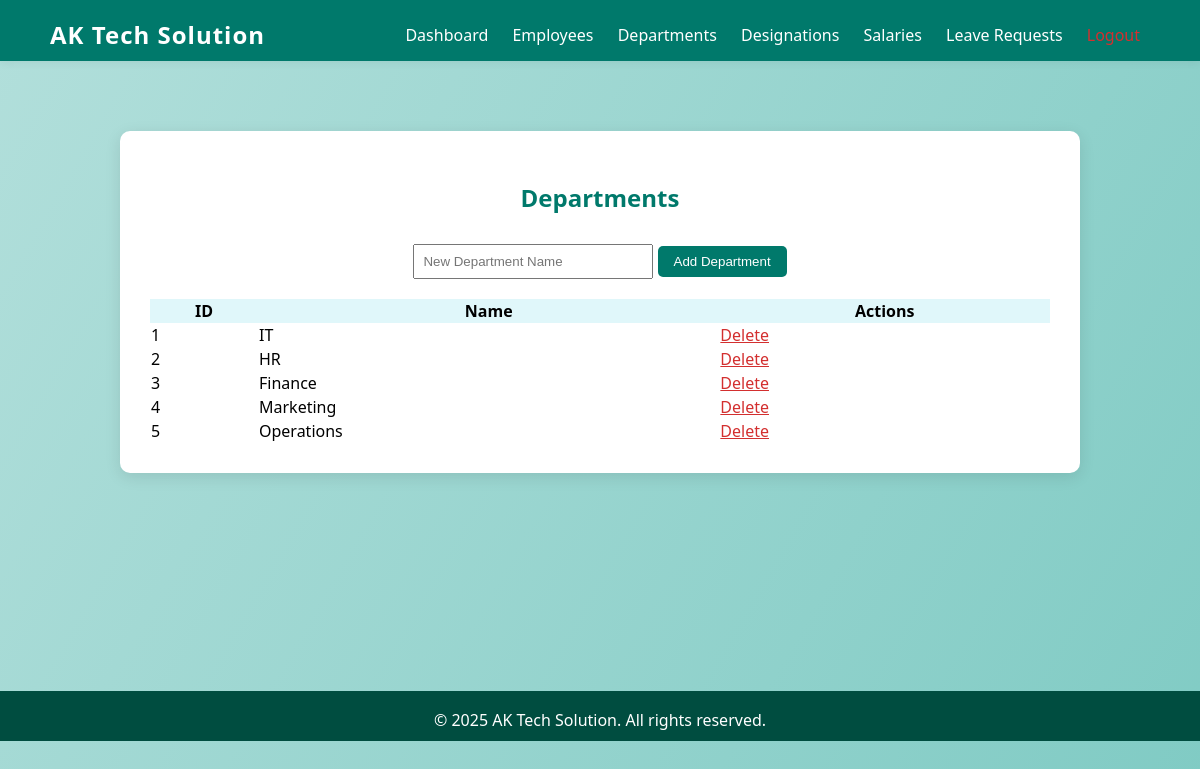
The app's page /departments.php (signed in) with its own data.
### tables this page shows
CREATE TABLE departments (
    id INT AUTO_INCREMENT PRIMARY KEY,
    name VARCHAR(100) NOT NULL
);

### departments.php (the view, shortened to what this page needs)
<?php
require_once 'includes/db.php';
include 'includes/header.php';
$result = $conn->query('SELECT * FROM departments ORDER BY id ASC');
?>
<div class="dashboard-container">
    <h2 class="dashboard-title">Departments</h2>
    <form method="POST" style="margin-bottom:20px;text-align:center;">
        <input type="text" name="department_name" placeholder="New Department Name" required style="padding:8px;width:220px;">
        <button type="submit" name="add_department" style="padding:8px 16px;background:#00796b;color:#fff;border:none;border-radius:5px;">Add Department</button>
    </form>
    <div style="overflow-x:auto;">
    <table style="width:100%;border-collapse:collapse;">
        <thead>
            <tr style="background:#e0f7fa;">
                <th>ID</th>
                <th>Name</th>
                <th>Actions</th>
            </tr>
        </thead>
        <tbody>
        <?php while($row = $result->fetch_assoc()): ?>
            <tr>
                <td><?php echo $row['id']; ?></td>
                <td><?php echo htmlspecialchars($row['name']); ?></td>
                <td>
                    <a href="departments.php?delete=<?php echo $row['id']; ?>" style="color:#d32f2f;" onclick="return confirm('Delete this department?');">Delete</a>
                </td>
            </tr>
        <?php endwhile; ?>
        </tbody>
    </table>
    </div>
</div>
<?php include 'includes/footer.php'; ?>

### css/style.css (style rules this page uses)
body { background: linear-gradient(120deg, #b2dfdb 0%, #80cbc4 100%); font-family: 'Segoe UI', Arial, sans-serif; min-height: 100vh; margin: 0; }
.dashboard-container { max-width: 900px; margin: 40px auto; padding: 30px; background: #fff; border-radius: 10px; box-shadow: 0 4px 16px rgba(0,0,0,0.10); }
.dashboard-title { color: #00796b; text-align: center; margin-bottom: 30px; }

### records on screen
departments: id "1", name "IT"
departments: id "2", name "HR"
departments: id "3", name "Finance"
departments: id "4", name "Marketing"
departments: id "5", name "Operations"

### other values on screen
$company_name "AK Tech Solution"
